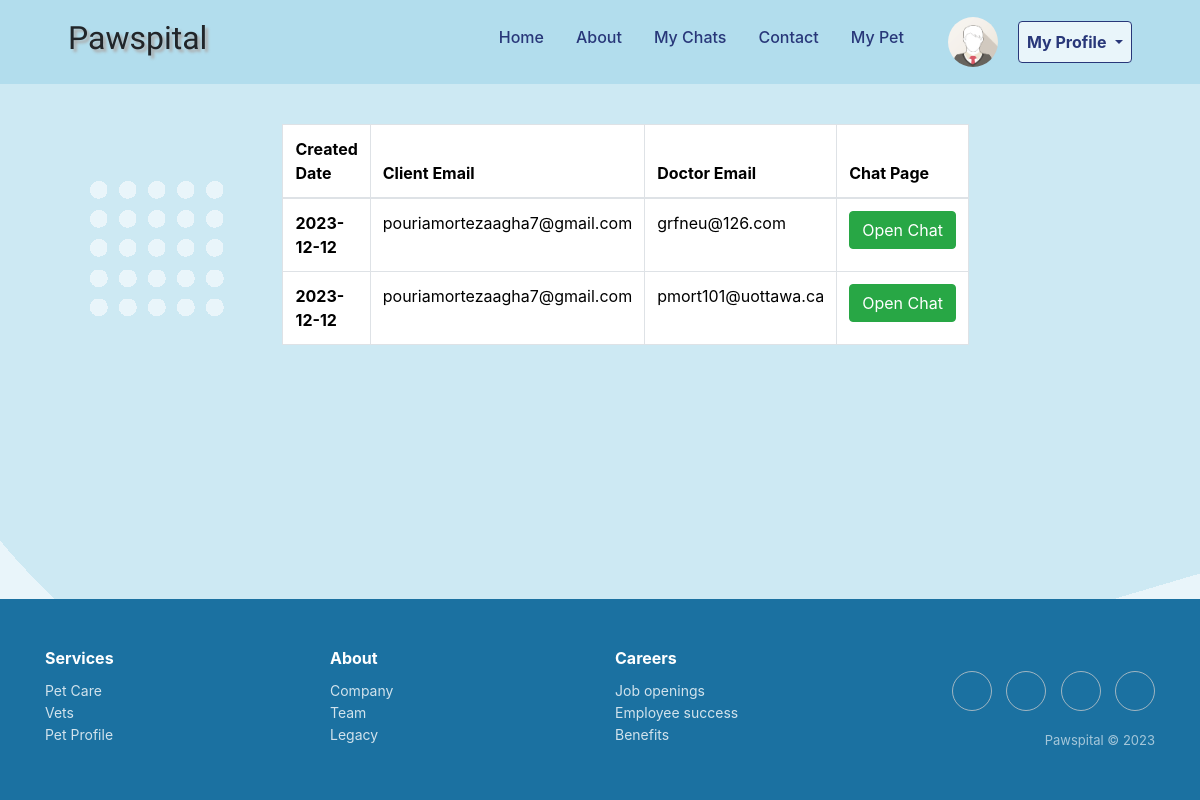
Screenshot of /my_chats (signed in) with the database file from the repository.
### app/models/paid_chats.py (models this page shows, shortened)
class PaidChats(db.Model):
    id = db.Column(db.Integer, primary_key=True)
    user = db.Column(db.String(100))
    doctor_email = db.Column(db.String(100))
    timestamp = db.Column(db.DateTime, default=datetime.utcnow)

### app/main/routes.py (the view)
@bp.route('/my_chats')
@login_required
def my_chats():
    paid_chats = PaidChats.query.filter_by(user=session['email']).order_by(PaidChats.timestamp).all()
    return render_template('paid_chats.html', paid_chats=paid_chats)

### app/templates/paid_chats.html (shortened to what this page needs)
{% extends 'base.html' %}
{% block content %}
    <div class="row mt-2">
        <div class="col-md-10 offset-lg-1">
            <table class="table table-bordered">
                <thead>
                <tr>
                    <th scope="col">Created Date</th>
                    <th scope="col">Client Email</th>
                    <th scope="col">Doctor Email</th>
                    <th scope="col">Chat Page</th>
                </tr>
                </thead>
                <tbody>
                    {% for paid_chat in paid_chats %}
                        <tr>
                            <th scope="row">{{ paid_chat.timestamp.strftime("%Y-%m-%d") }}</th>
                            <td>{{ paid_chat.user }}</td>
                            <td>{{ paid_chat.doctor_email }}</td>
                            <td><button onclick="chat_page('{{ paid_chat.doctor_email }}')" type="button" class="btn btn-success">Open Chat</button></td>
                        </tr>
                    {% endfor %}
                </tbody>
            </table>
        </div>
    </div>
{% endblock %}

### app/static/styles.css (style rules this page uses)
* { margin: 0; padding: 0; box-sizing: border-box; }
html, body { min-height: 100%; height: auto; }
body { background: url('hero-bg.png') no-repeat scroll, #e9f5fa !important; background-size: 100% auto; }

### rows the page displays
PaidChats: timestamp "2023-12-12", user "pouriamortezaagha7@gmail.com", doctor_email "grfneu@126.com"
PaidChats: timestamp "2023-12-12", user "pouriamortezaagha7@gmail.com", doctor_email "pmort101@uottawa.ca"
